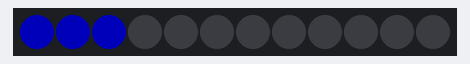
The sketch below on a simulated Arduino Uno, built with avr-gcc and run on an emulated ATmega328P. Shown: 12 RGB LEDs in strip order, left to right. Dim RGB values are drawn brighter than linear; the strip is taken to match the declared colour order; random numbers use the default seed unless the sketch sets one.

Above: at 0.16 s.
At 17.82 s:
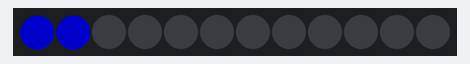
At 18.27 s:
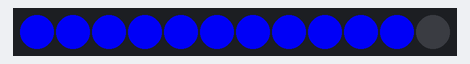
At 19.65 s:
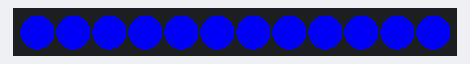
At 39.85 s:
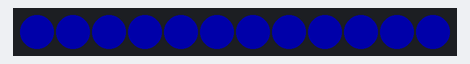

The sketch:

neoPixel_tablero.ino
```cpp
#include <Adafruit_NeoPixel.h>
#define PIN 6

// Parameter 1 = number of pixels in strip
// Parameter 2 = pin number (most are valid)
// Parameter 3 = pixel type flags, add together as needed:
//   NEO_KHZ800  800 KHz bitstream (most NeoPixel products w/WS2812 LEDs)
//   NEO_KHZ400  400 KHz (classic 'v1' (not v2) FLORA pixels, WS2811 drivers)
//   NEO_GRB     Pixels are wired for GRB bitstream (most NeoPixel products)
//   NEO_RGB     Pixels are wired for RGB bitstream (v1 FLORA pixels, not v2)
Adafruit_NeoPixel strip = Adafruit_NeoPixel(12, PIN, NEO_RGB + NEO_KHZ800);

void setup() {
  // put your setup code here, to run once:
  // put your setup code here, to run once:

  strip.begin();
  strip.show(); // Initialize all pixels to 'off'

}

void loop() {
  // put your main code here, to run repeatedly:
  for (int i = 0; i < 12; i++) {


    strip.setPixelColor(i, strip.Color(0, 0, 255));


    delay(50);


    strip.setBrightness(random(250));
    strip.show();


  }


}
```
